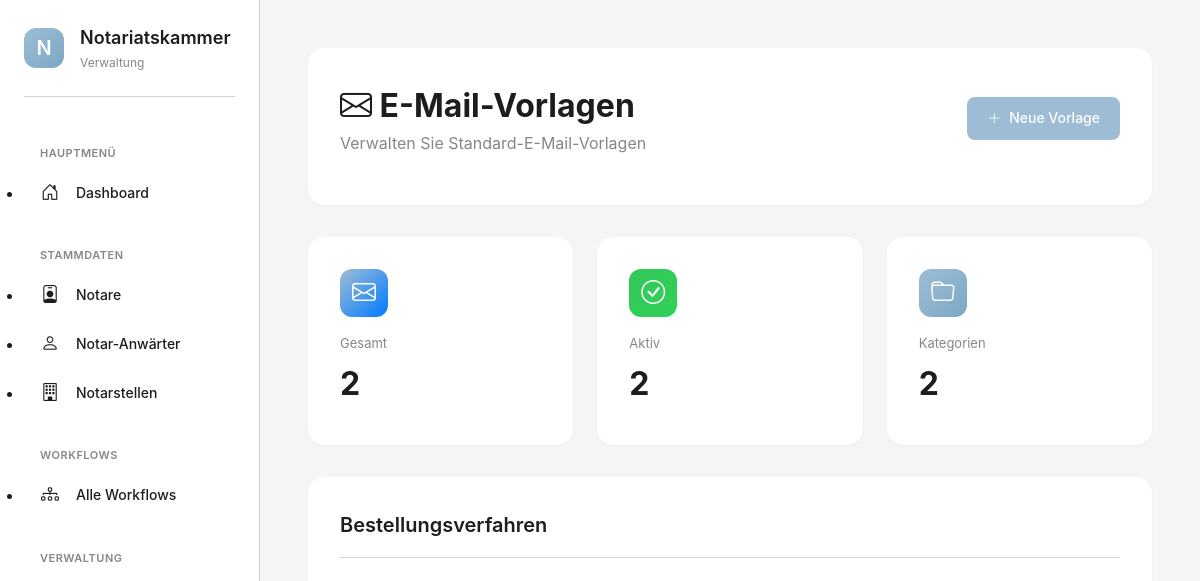
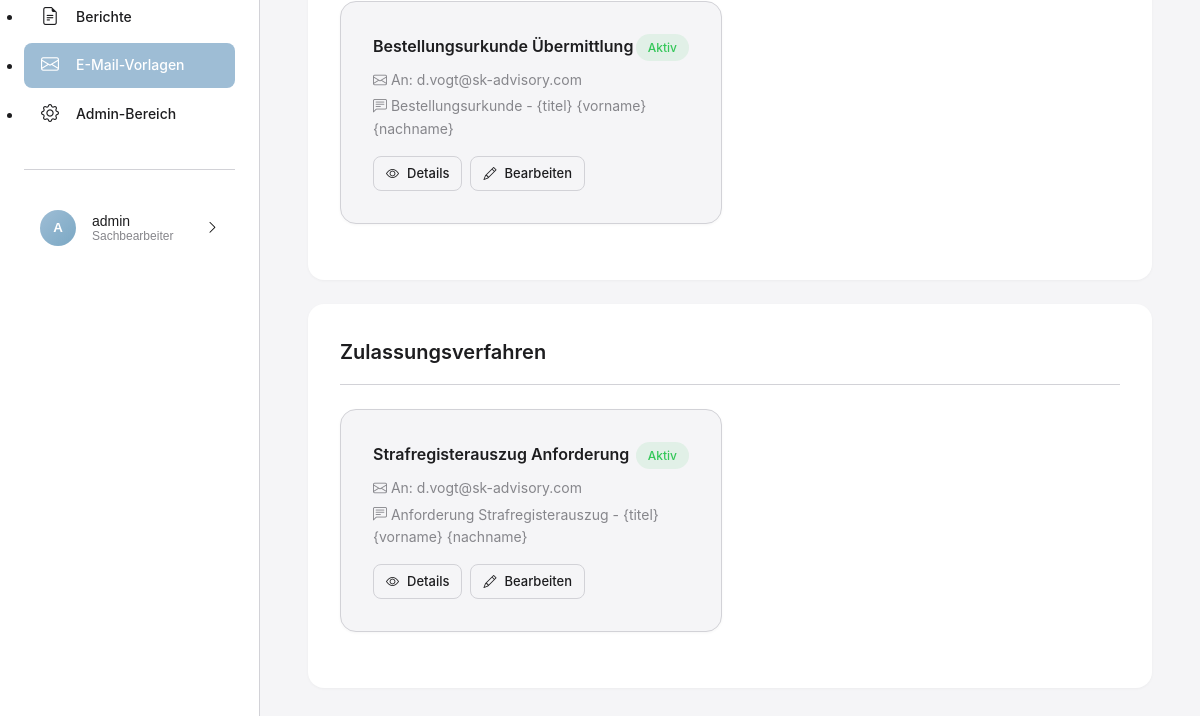
The page /emails/vorlagen/ (signed in) on the database as committed earlier (2 pictures, top to bottom).
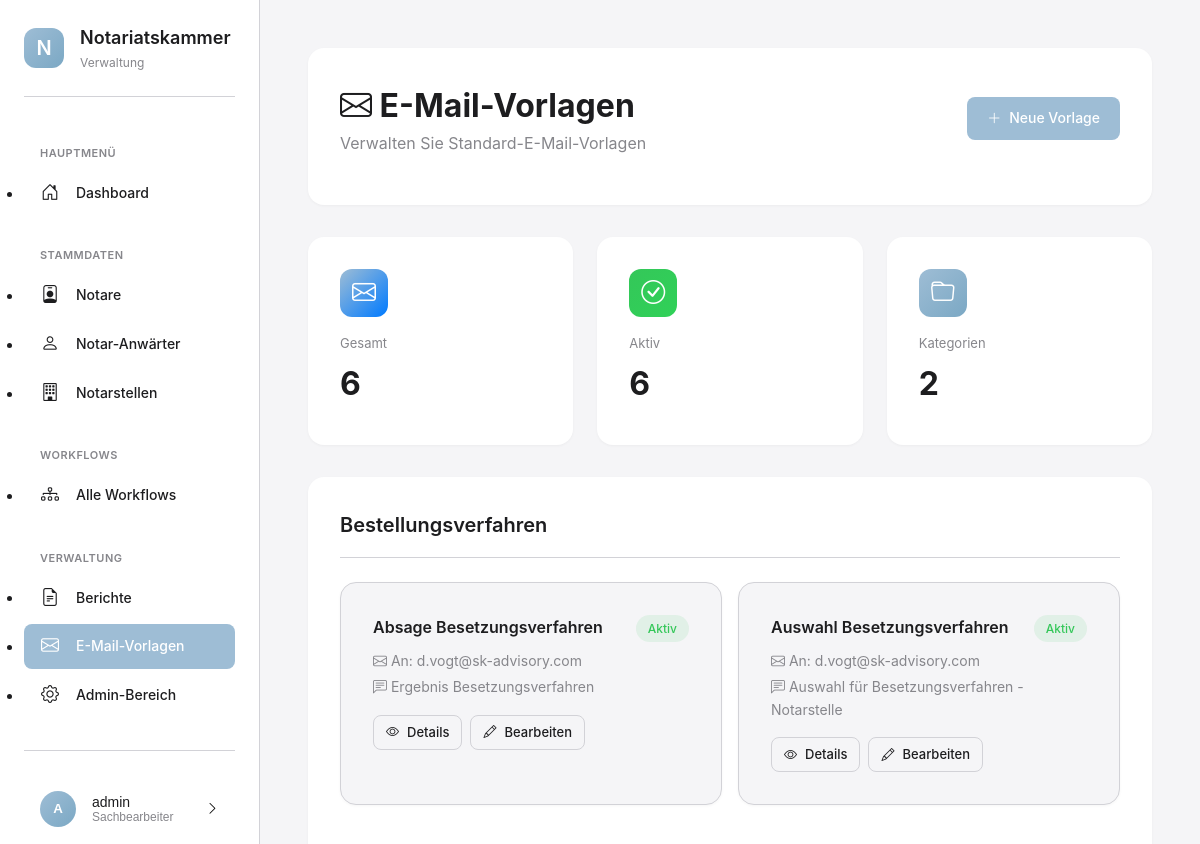
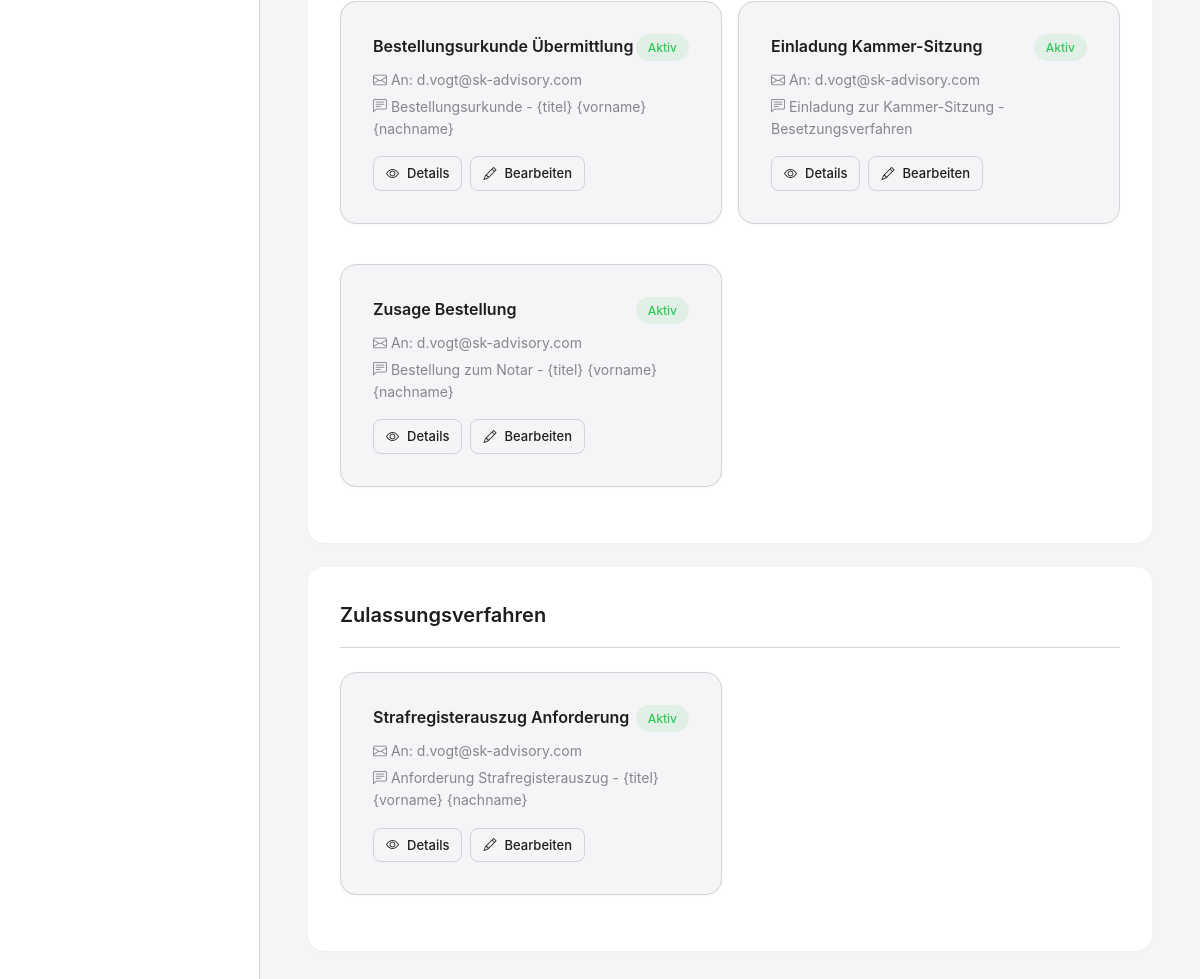
The same page on the database as committed later (2 pictures, top to bottom).
### apps/benutzer/models.py (models this page shows, shortened)
class KammerBenutzer(AbstractUser):
    ROLLEN = [
        ('admin', 'Administrator'),
        ('sachbearbeiter', 'Sachbearbeiter'),
        ('leitung', 'Leitung'),
    ]
    rolle = models.CharField(
        max_length=20,
        choices=ROLLEN,
        default='sachbearbeiter',
        verbose_name='Rolle'
    )
    abteilung = models.CharField(
        max_length=100,
        blank=True,
        verbose_name='Abteilung',
        help_text='z.B. "Zulassungen", "Aufsicht", "Allgemein"'
    )
    telefon = models.CharField(
        max_length=50,
        blank=True,
        verbose_name='Telefon'
    )
    class Meta:
        verbose_name = 'Kammermitarbeiter'
        verbose_name_plural = 'Kammermitarbeiter'
        ordering = ['last_name', 'first_name']

### apps/emails/models.py (models this page shows, shortened)
class EmailVorlage(models.Model):
    KATEGORIE_CHOICES = [
        ('strafregister', 'Strafregisterauszug'),
        ('bestellung', 'Bestellungsverfahren'),
        ('zulassung', 'Zulassungsverfahren'),
        ('aufsicht', 'Aufsichtsangelegenheiten'),
        ('allgemein', 'Allgemein'),
        ('sonstiges', 'Sonstiges'),
    ]
    name = models.CharField(
        max_length=200,
        verbose_name='Name der Vorlage',
        help_text='z.B. "Anfrage Strafregisterauszug"'
    )
    kategorie = models.CharField(
        max_length=50,
        choices=KATEGORIE_CHOICES,
        default='allgemein',
        verbose_name='Kategorie'
    )
    betreff = models.CharField(
        max_length=200,
        verbose_name='E-Mail-Betreff'
    )
    nachricht = models.TextField(
        verbose_name='E-Mail-Text',
        help_text='Platzhalter: {vorname}, {nachname}, {titel}, {notar_id}, {anwaerter_id}, {notarstelle}'
    )
    standard_empfaenger = models.EmailField(
        verbose_name='Standard-Empfänger',
        help_text='Standard-E-Mail-Adresse, an die diese Vorlage gesendet wird'
    )
    cc_empfaenger = models.CharField(
        max_length=500,
        blank=True,
        verbose_name='CC-Empfänger',
        help_text='Mehrere E-Mail-Adressen mit Komma trennen'
    )
    ist_aktiv = models.BooleanField(
        default=True,
        verbose_name='Aktiv'
    )
    erstellt_am = models.DateTimeField(auto_now_add=True)
    aktualisiert_am = models.DateTimeField(auto_now=True)
    class Meta:
        verbose_name = 'E-Mail-Vorlage'
        verbose_name_plural = 'E-Mail-Vorlagen'
        ordering = ['kategorie', 'name']

### apps/emails/views.py (the view)
# urls.py: path('vorlagen/', views.vorlagen_liste_view, name='vorlagen_liste'),
@login_required
def vorlagen_liste_view(request):
    vorlagen = EmailVorlage.objects.all().order_by('kategorie', 'name')
    stats = {
        'total': vorlagen.count(),
        'aktiv': vorlagen.filter(ist_aktiv=True).count(),
        'kategorien': vorlagen.values('kategorie').distinct().count(),
    }
    context = {
        'vorlagen': vorlagen,
        'stats': stats,
    }
    return render(request, 'emails/vorlagen_liste.html', context)

### templates/emails/vorlagen_liste.html (shortened to what this page needs)
{% extends 'base_modern.html' %}
{% load static %}
{% block content %}
<div class="page-header">
    <div class="page-header-top">
        <div>
            <h1 class="page-title">
                <i class="bi bi-envelope"></i> E-Mail-Vorlagen
            </h1>
            <p class="page-subtitle">Verwalten Sie Standard-E-Mail-Vorlagen</p>
        </div>
        <div class="page-actions">
            <a href="{% url 'vorlage_erstellen' %}" class="btn btn-primary">
                <i class="bi bi-plus-lg"></i>
                Neue Vorlage
            </a>
        </div>
    </div>
</div>
<div class="stats-grid">
    <div class="stat-card">
        <div class="stat-card-icon blue">
            <i class="bi bi-envelope"></i>
        </div>
        <div class="stat-card-label">Gesamt</div>
        <div class="stat-card-value">{{ stats.total }}</div>
    </div>
    <div class="stat-card">
        <div class="stat-card-icon green">
            <i class="bi bi-check-circle"></i>
        </div>
        <div class="stat-card-label">Aktiv</div>
        <div class="stat-card-value">{{ stats.aktiv }}</div>
    </div>
    <div class="stat-card">
        <div class="stat-card-icon orange">
            <i class="bi bi-folder"></i>
        </div>
        <div class="stat-card-label">Kategorien</div>
        <div class="stat-card-value">{{ stats.kategorien }}</div>
    </div>
</div>
{% regroup vorlagen by get_kategorie_display as vorlagen_kategorien %}
{% for kategorie in vorlagen_kategorien %}
<div class="card" style="margin-bottom: var(--spacing-lg);">
    <div class="card-header">
        <h2 class="card-title">{{ kategorie.grouper }}</h2>
    </div>
    <div class="card-body">
        <div style="display: grid; grid-template-columns: repeat(auto-fill, minmax(350px, 1fr)); gap: var(--spacing-md);">
            {% for vorlage in kategorie.list %}
            <div class="card" style="background: var(--bg-primary); border: 1px solid var(--border-color);">
                <div class="card-body">
                    <div style="display: flex; justify-content: space-between; align-items: start; margin-bottom: var(--spacing-sm);">
                        <h3 style="font-size: 16px; font-weight: 600; margin: 0;">
                            {{ vorlage.name }}
                        </h3>
                        {% if vorlage.ist_aktiv %}
                        <span class="badge badge-success">Aktiv</span>
                        {% else %}
                        <span class="badge badge-secondary">Inaktiv</span>
                        {% endif %}
                    </div>
                    <div style="font-size: 14px; color: var(--text-secondary); margin-bottom: var(--spacing-md);">
                        <div style="margin-bottom: 4px;">
                            <i class="bi bi-envelope"></i> An: {{ vorlage.standard_empfaenger }}
                        </div>
                        <div>
                            <i class="bi bi-chat-left-text"></i> {{ vorlage.betreff }}
                        </div>
                    </div>
                    <div style="display: flex; gap: 8px;">
                        <a href="{% url 'vorlage_detail' vorlage.id %}" class="btn btn-secondary btn-sm">
                            <i class="bi bi-eye"></i> Details
                        </a>
                        <a href="{% url 'vorlage_bearbeiten' vorlage.id %}" class="btn btn-secondary btn-sm">
                            <i class="bi bi-pencil"></i> Bearbeiten
                        </a>
                    </div>
                </div>
            </div>
            {% endfor %}
        </div>
    </div>
</div>
{% endfor %}
{% endblock %}

### templates/base_modern.html (shortened to what this page needs)
{% load static %}
<!DOCTYPE html>
<html lang="de">
<head>
    <link rel="stylesheet" href="https://cdn.jsdelivr.net/npm/bootstrap-icons@1.11.3/font/bootstrap-icons.min.css">
    <link rel="stylesheet" href="{% static 'css/modern-style.css' %}">
</head>
<body>
    <aside class="sidebar">
        <div class="sidebar-logo">
            <div class="sidebar-logo-icon">
                N
            </div>
            <div class="sidebar-logo-text">
                <h1>Notariatskammer</h1>
                <p>Verwaltung</p>
            </div>
        </div>
        <nav class="sidebar-nav">
            <div class="sidebar-nav-section">
                <div class="sidebar-nav-section-title">Hauptmenü</div>
                <ul>
                    <li class="sidebar-nav-item">
                        <a href="{% url 'dashboard' %}" class="sidebar-nav-link {% if request.resolver_match.url_name == 'dashboard' %}active{% endif %}">
                            <i class="bi bi-house-door"></i>
                            <span>Dashboard</span>
                        </a>
                    </li>
                </ul>
            </div>
            <div class="sidebar-nav-section">
                <div class="sidebar-nav-section-title">Stammdaten</div>
                <ul>
                    <li class="sidebar-nav-item">
                        <a href="{% url 'notare_liste' %}" class="sidebar-nav-link {% if 'notare' in request.path %}active{% endif %}">
                            <i class="bi bi-person-badge"></i>
                            <span>Notare</span>
                        </a>
                    </li>
                    <li class="sidebar-nav-item">
                        <a href="{% url 'anwaerter_liste' %}" class="sidebar-nav-link {% if 'anwaerter' in request.path %}active{% endif %}">
                            <i class="bi bi-person"></i>
                            <span>Notar-Anwärter</span>
                        </a>
                    </li>
                    <li class="sidebar-nav-item">
                        <a href="{% url 'notarstellen_liste' %}" class="sidebar-nav-link {% if 'notarstellen' in request.path %}active{% endif %}">
                            <i class="bi bi-building"></i>
                            <span>Notarstellen</span>
                        </a>
                    </li>
                </ul>
            </div>
            <div class="sidebar-nav-section">
                <div class="sidebar-nav-section-title">Workflows</div>
                <ul>
                    <li class="sidebar-nav-item">
                        <a href="{% url 'workflow_liste' %}" class="sidebar-nav-link {% if 'workflows' in request.path and 'workflow_liste' in request.resolver_match.url_name %}active{% endif %}">
                            <i class="bi bi-diagram-3"></i>
                            <span>Alle Workflows</span>
                        </a>
                    </li>
                </ul>
            </div>
            <div class="sidebar-nav-section">
                <div class="sidebar-nav-section-title">Verwaltung</div>
                <ul>
                    <li class="sidebar-nav-item">
                        <a href="{% url 'berichte_uebersicht' %}" class="sidebar-nav-link {% if 'berichte' in request.path %}active{% endif %}">
                            <i class="bi bi-file-earmark-text"></i>
                            <span>Berichte</span>
                        </a>
                    </li>
                    <li class="sidebar-nav-item">
                        <a href="{% url 'vorlagen_liste' %}" class="sidebar-nav-link {% if 'emails' in request.path %}active{% endif %}">
                            <i class="bi bi-envelope"></i>
                            <span>E-Mail-Vorlagen</span>
                        </a>
                    </li>
                    <li class="sidebar-nav-item">
                        <a href="/admin/" class="sidebar-nav-link">
                            <i class="bi bi-gear"></i>
                            <span>Admin-Bereich</span>
                        </a>
                    </li>
                </ul>
            </div>
        </nav>
        <div class="user-menu">
            <button class="user-menu-button" onclick="toggleUserMenu()">
                <div class="user-avatar">
                    {{ user.first_name.0|default:user.username.0|upper }}
                </div>
                <div class="user-info">
                    <div class="user-name">{{ user.get_full_name|default:user.username }}</div>
                    <div class="user-role">{{ user.get_rolle_display|default:"Benutzer" }}</div>
                </div>
                <i class="bi bi-chevron-right"></i>
            </button>
        </div>
    </aside>
    <main class="main-content">
        {% block content %}{% endblock %}
    </main>
</body>
</html>

Rows that differ between the two databases and show on the page:
added EmailVorlage: name "Absage Besetzungsverfahren", ist_aktiv "Aktiv", standard_empfaenger "d.vogt@sk-advisory.com", betreff "Ergebnis Besetzungsverfahren", shown under "Bestellungsverfahren"
added EmailVorlage: name "Auswahl Besetzungsverfahren", ist_aktiv "Aktiv", standard_empfaenger "d.vogt@sk-advisory.com", betreff "Auswahl für Besetzungsverfahren - Notarstelle", shown under "Bestellungsverfahren"
added EmailVorlage: name "Einladung Kammer-Sitzung", ist_aktiv "Aktiv", standard_empfaenger "d.vogt@sk-advisory.com", betreff "Einladung zur Kammer-Sitzung - Besetzungsverfahren", shown under "Bestellungsverfahren"
added EmailVorlage: name "Zusage Bestellung", ist_aktiv "Aktiv", standard_empfaenger "d.vogt@sk-advisory.com", betreff "Bestellung zum Notar - {titel} {vorname} {nachname}", shown under "Bestellungsverfahren"
Other text that changed with them:
{{ stats.total }}: "2" → "6"
{{ stats.aktiv }}: "2" → "6"
